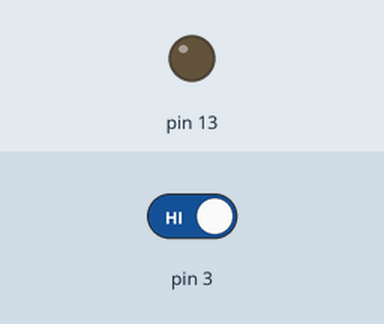
Recording of a sketch running on a simulated Arduino Uno, built with avr-gcc and run on an emulated ATmega328P. Parts: output pins drawn as LEDs (lit = HIGH). Inputs (shaded band) come from the test bench; at power-on: pin 3 HIGH.

Above: at 1.2 s.
1.3 s: pin 3 driven LOW
At 1.7 s:
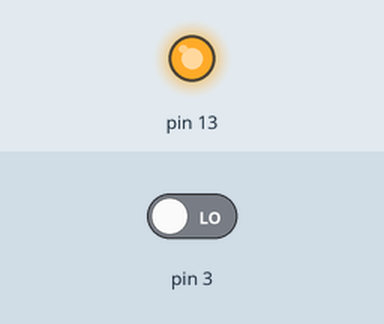
2.8 s: pin 3 driven HIGH
At 4.1 s:
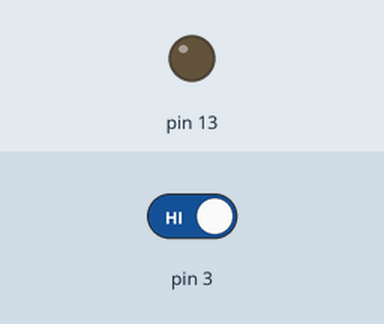
Timing chart, 0 to 5.8 s (numbered marks = the images above; inputs shaded):
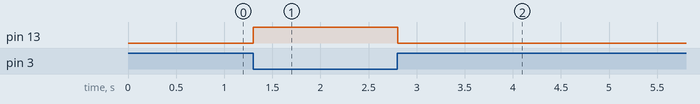

The sketch:

sketch_dec15a.ino
```cpp
void setup()
{
  pinMode(13,OUTPUT);
  pinMode(3,INPUT);
  Serial.begin(9600);
}
void loop()
{
  if (digitalRead(3)== LOW)
  {
    digitalWrite(13,HIGH);

    delay(10);
  }
else if (digitalRead(3)==HIGH)
{
    digitalWrite(13,LOW);
    delay(10);
  }
  else{
  digitalWrite(12,HIGH);
  }

}
```

Measured:
- after the input at 1.3 s, pin 13: LOW → HIGH at once
- after the input at 2.8 s, pin 13: HIGH → LOW at once
